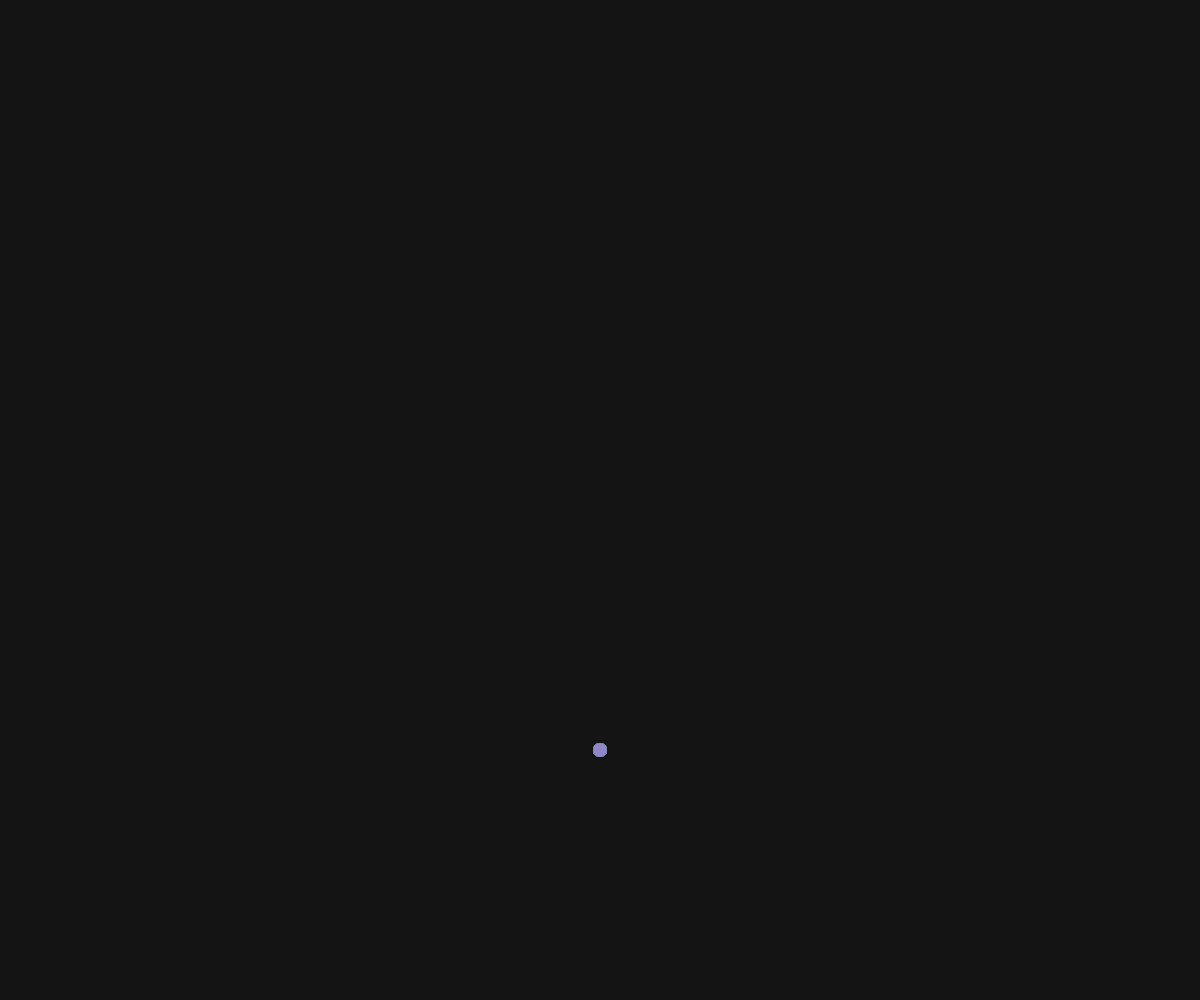
Frame 1 (no input)
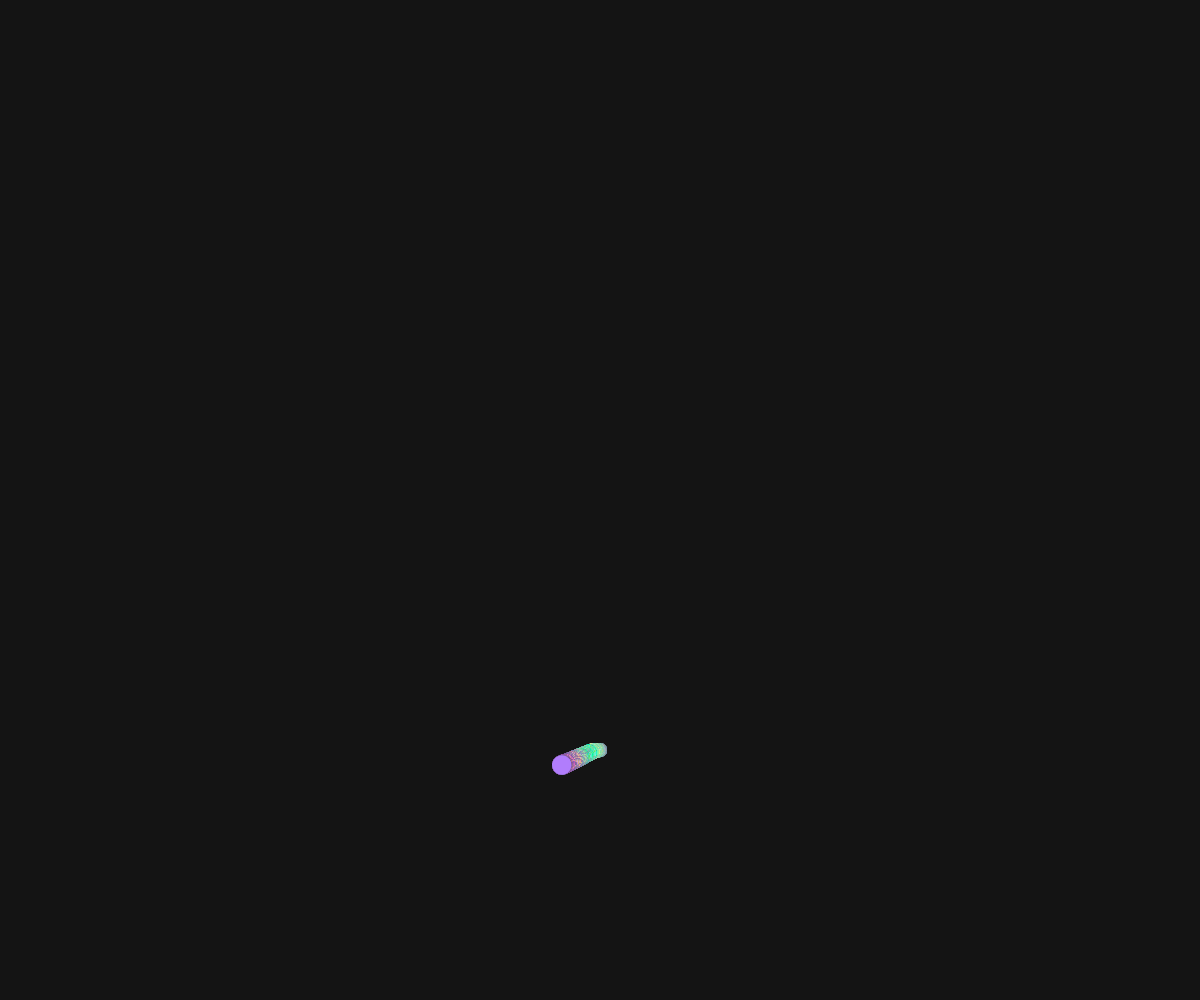
Frame 60 (no input)
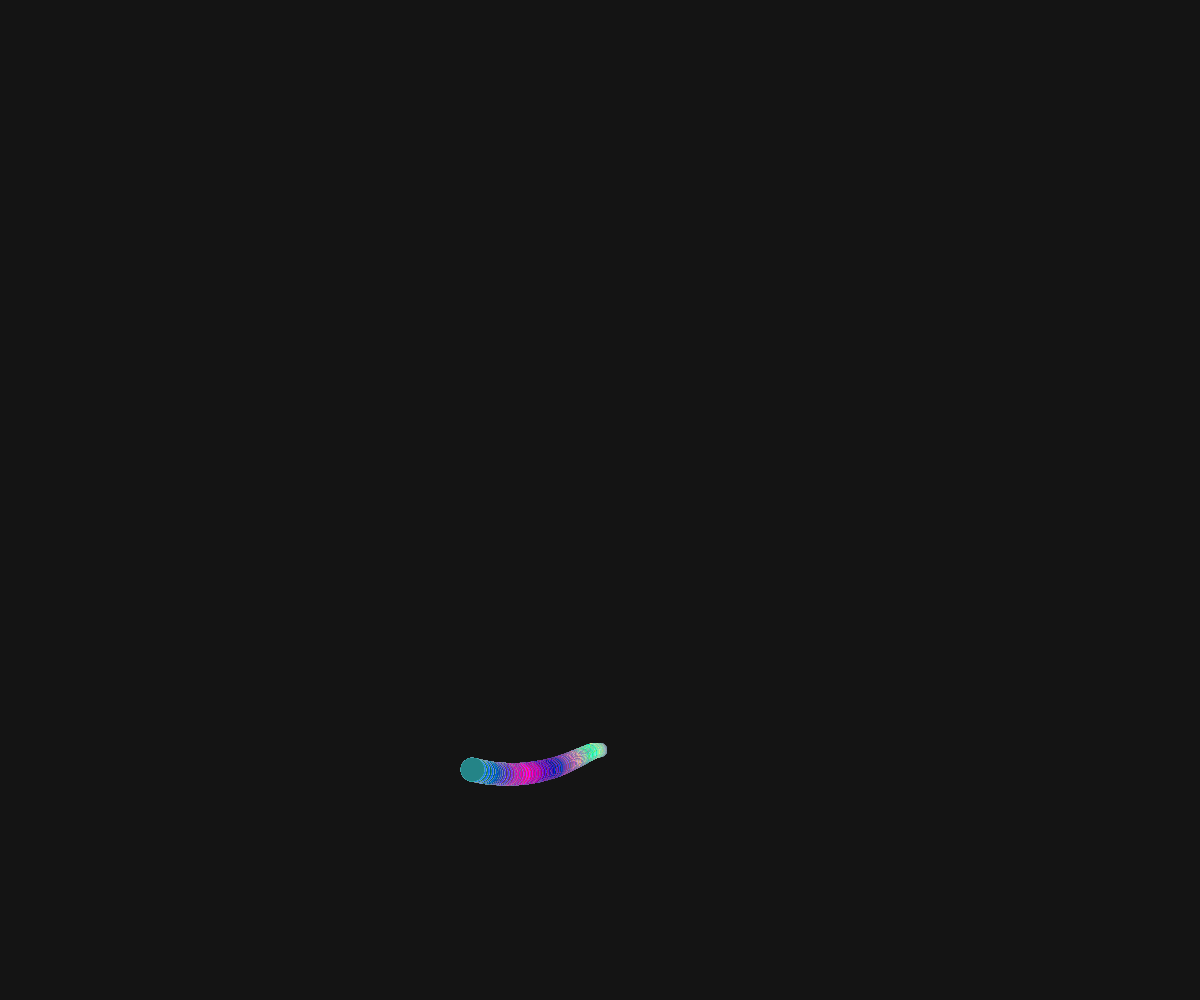
Frame 120 (the mouse pressed at the canvas centre since frame 60)

The p5.js sketch that drew these frames (run headless with seeded random() and noise() and a simulated clock; from frame 60 on, the mouse is pressed at the canvas centre):

// p5.js sketch
// ── sketch.js

var x=0;
var y=0
var rad=200;
var rad2=250;
var a=0
function setup() {
  createCanvas(windowWidth,windowHeight);
  console.log(width)
  console.log(height)
  stroke(255);
  background(20);
}

function draw() {
  //background(20);
  x=rad*sin(a);
  y=rad2*cos(a/4);
  //rotate(a)
  translate(width/2,height/2)
  rotate(a)
  for(var i=0;i<20;i++){
  var r=map(sin(frameCount*i),-1,1,0,255);
  var g=map(sin(frameCount/i),-1,1,0,255);
  var b=map(sin(frameCount*i*i),-1,1,100,255);
  push();
  stroke(r,g,b)
  noFill()
  strokeWeight(map(sin(a),-1,1,3,25))
  point(x,y);
  pop()
  }
a+=0.009;
}
